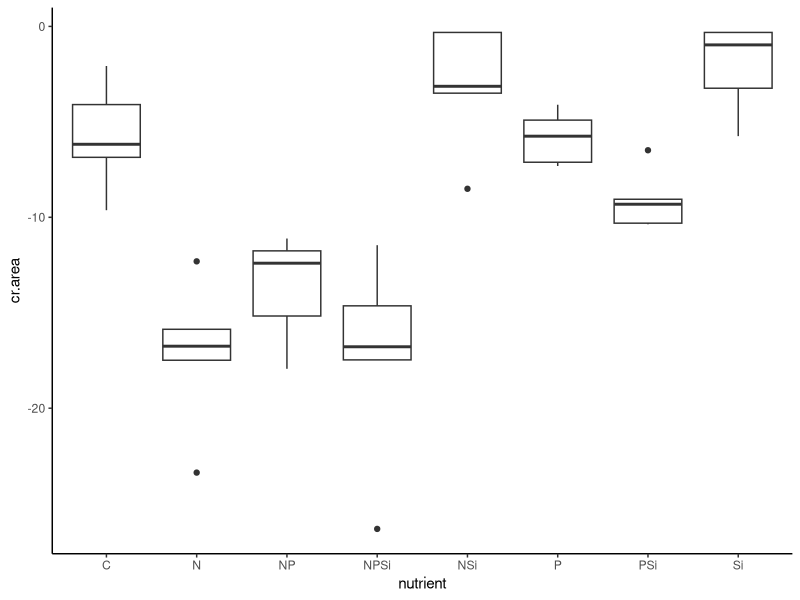
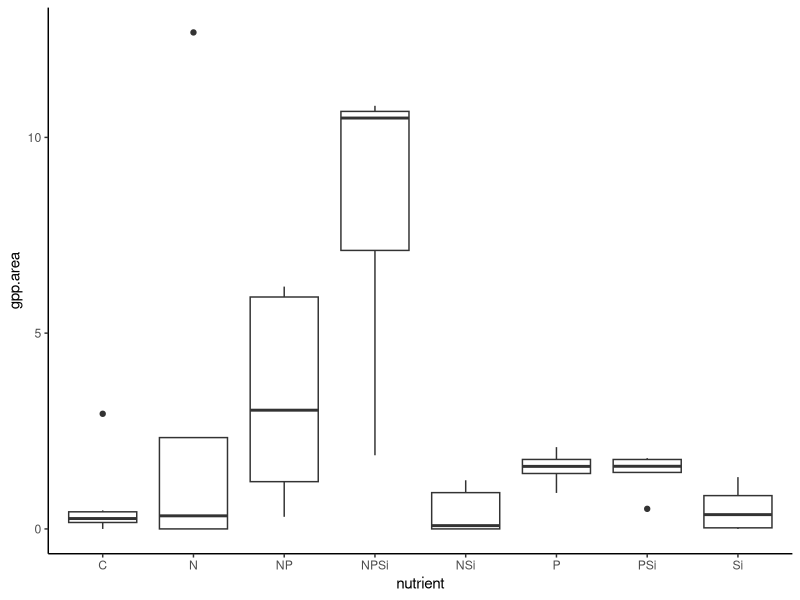
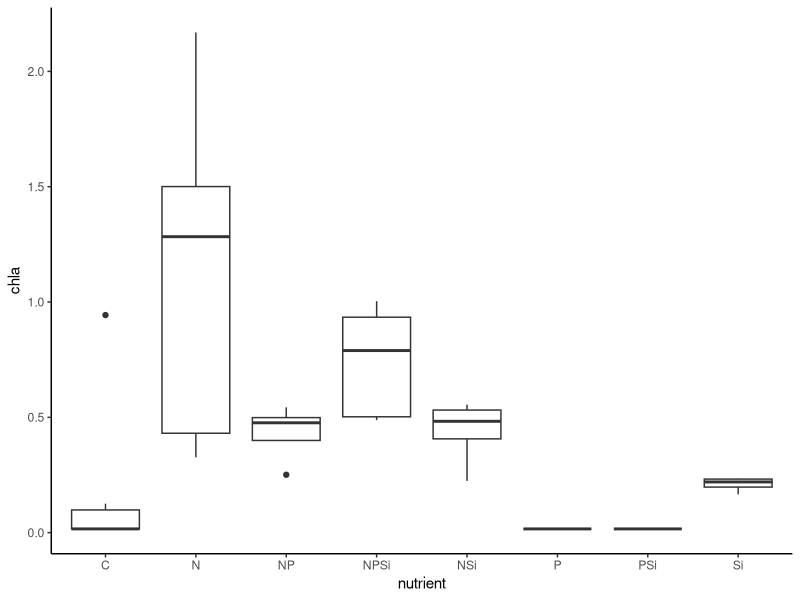
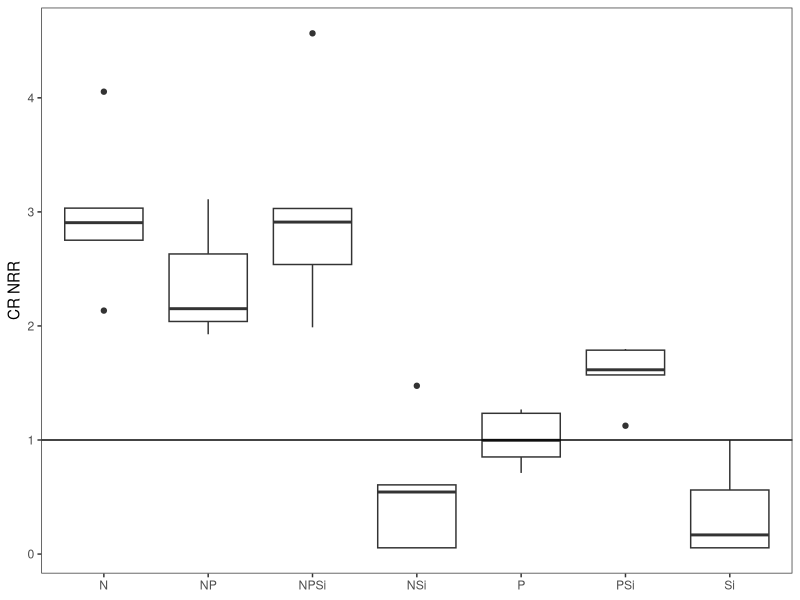
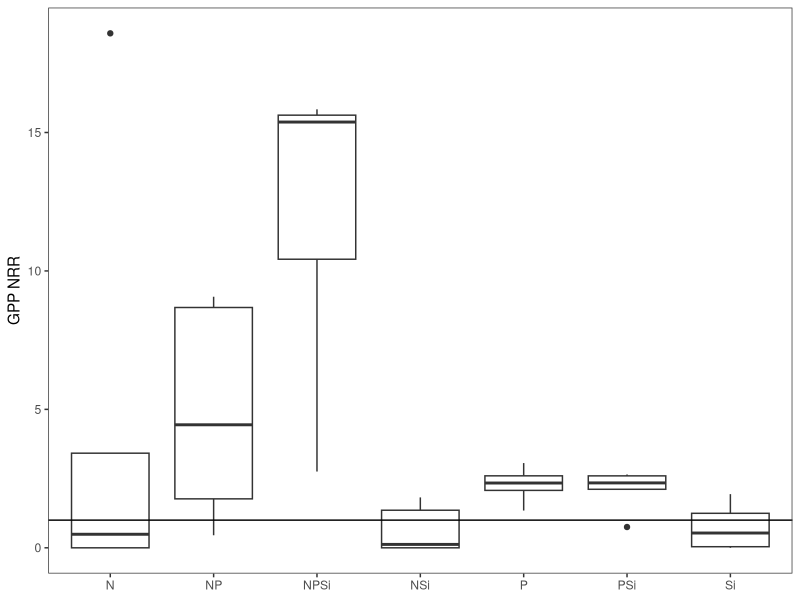
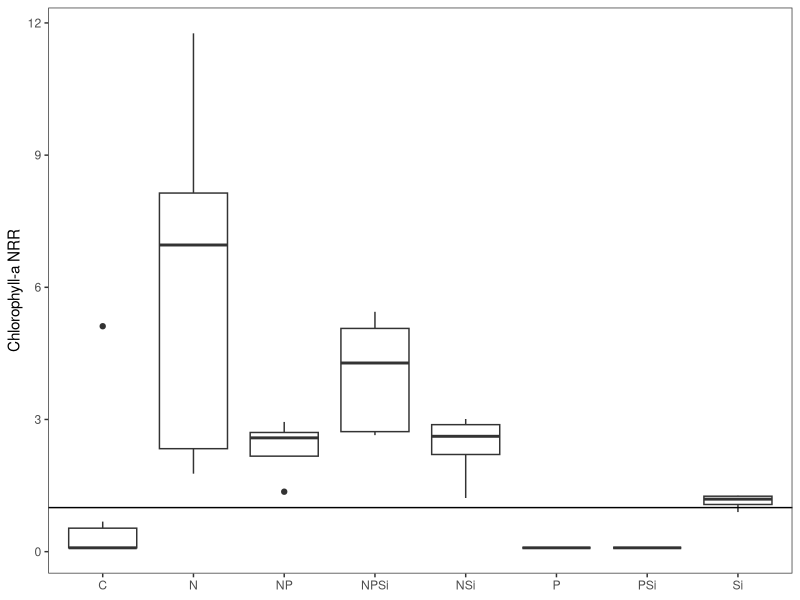
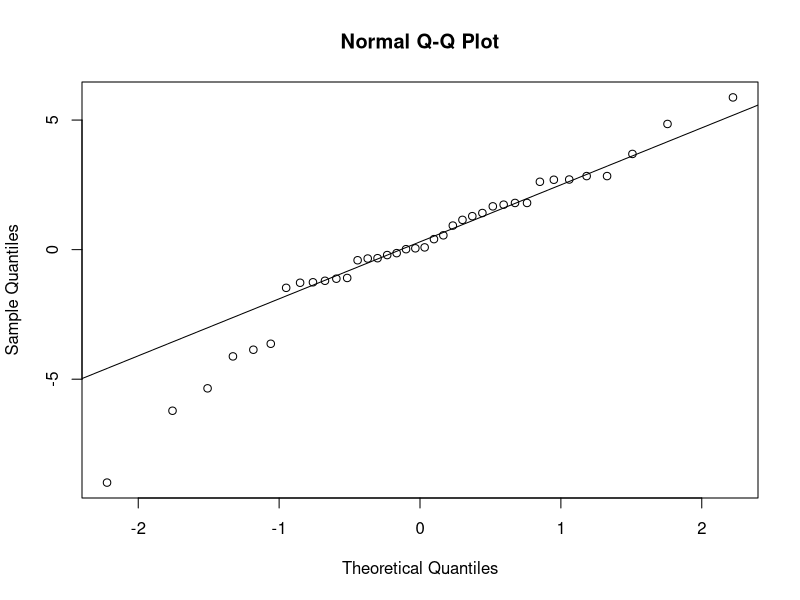
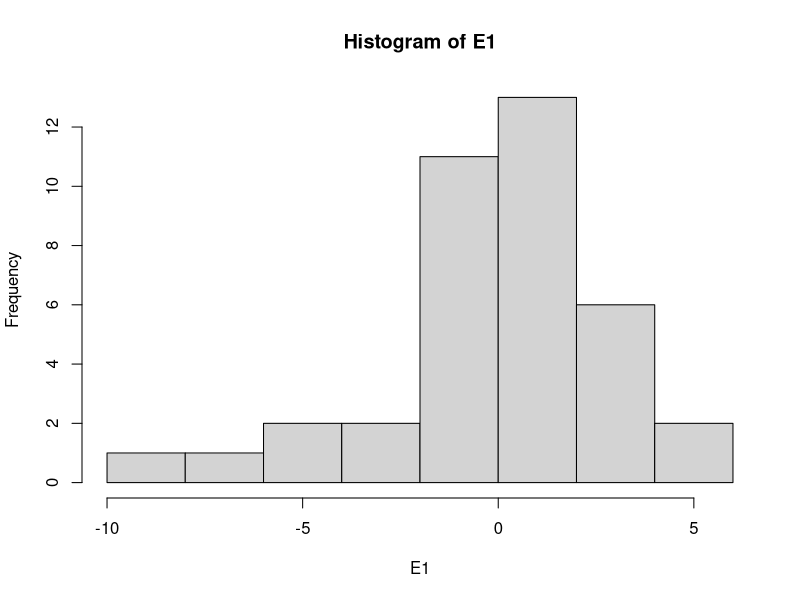

These charts were generated, in order, by the following R code: (Note: this script raises an error after producing the figures.)
#Author:  Clay Arango
#Creation date: 10-Feb-19
#Script to analyze NDS data from Summer 2018 WSB work with S. Roley and A. Alexiades

#packages
library(nlme)
library(nortest)
library(plyr)
library(dplyr)
library(multcomp)
library(MASS)
library(ggplot2)

#Load data
wenas_summer <- read.table(file="wen_summer.csv", header=T, sep=",")

#set variable
d = wenas_summer

#evaluate data to make sure factors are correct
names(d)
unique(d$nutrient) #control, N, NP, NPSi, NSi, P, PSi, Si
unique(d$N) #should be 0 and 1
unique(d$P) #should be 0 and 1
unique(d$Si) #should be 0 and 1
unique(d$top) #should be "sponge" and "glass"
#if need to change, use recode function below. 
d$top<-recode(d$top, "cellulose" ="sponge")
str(d)

#convert N and P vand Si alues (0 or 1 for absence or presence) to factors
d$N<-as.factor(d$N)
d$P<-as.factor(d$P)
d$Si<-as.factor(d$Si)
str(d)
d$chla.nrr<-NA

#subset data into gpp and cr response
d.cr = subset(d, top=="sponge", data=d)
d.gpp = subset(d, top=="glass", data=d)

#check distribution of controls and remove as needed before calculating NRR.
ggplot(d.cr, aes(x=nutrient, y=cr.area))+geom_boxplot() +theme_classic()
#ok

#calculate nrr for cr
x<-ddply(d.cr, "nutrient", summarise, ave_cr = mean(cr.area, na.rm=T)) #changed to ddply b/c allows
#to specify by column name - I had a csv file with the relevant column in a different position.
x
d.cr$cr.nrr = d.cr$cr.area/-5.765783 #divide by control ave_cr

#check distribution of controls and remove as needed before calculating NRR.
ggplot(d.gpp, aes(x=nutrient, y=gpp.area))+geom_boxplot() +theme_classic()
#one outlier. C8 has GPP = 2.94, which is > 4x as high as next-highest control. Remove?
#also, C2 has GPP of 12.68, which is 3x as high as others in N treatment, but just slightly
#higher than those in NP. Numbers were checked and correct, but concern over effect of control on NRR.
ggplot(d.gpp, aes(x=nutrient, y=chla))+geom_boxplot() +theme_classic()
#G8 has chla of 0.94, which is >7x higher than other controls. Remove?
#also, F5 has chla = 4.3, which is almost twice as high as next highest. Numbers were checked and are correct
#but are they too high to be reasonable?

#calculate nrr for gpp and chla
x<- ddply(d.gpp, "nutrient", summarise, ave_gpp = mean(gpp.area, na.rm=T), ave_chla = mean(chla, na.rm=T)) 
x
d.gpp$gpp.nrr = d.gpp$gpp.area/0.6824351 #divide by control ave_gpp
d.gpp$chla.nrr = d.gpp$chla/0.18437257 #divide by control ave_chla
x1<-ddply(subset(d.gpp, !(nds.id=="C8"|nds.id =="G8")), "nutrient", summarise, ave_gpp = mean(gpp.area, na.rm=T), ave_chla = mean(chla, na.rm=T))
x1
d.gpp$gpp.nrr_1 = d.gpp$gpp.area/0.2885690 #NRR with weird controls removed.
d.gpp$chla.nrr_1=d.gpp$chla/0.009295478

#combine files and export
d.cr$gpp.nrr_1<-NA
d.cr$chla.nrr_1<-NA
d.nrr<-rbind(d.cr, d.gpp)
d.nrr$site_date<-"wenas_summer"
write.table(d.nrr, "wenas_summer_nrr.csv", sep=",", quote=F, row.names =F)

###############
#plots of NRR
##############
ggplot(data=subset(d.cr, !(nutrient=="C")), aes(x=nutrient, y=cr.nrr))+geom_boxplot()+theme_bw()+
  ylab("CR NRR")+geom_abline(slope = 0, intercept = 1)+
  theme(axis.title.x=element_blank(), panel.grid.minor=element_blank(), panel.grid.major=element_blank())
#inhibition of most N; limitation with Si; others neutral

ggplot(data=subset(d.gpp, !(nutrient=="C")), aes(x=nutrient, y=gpp.nrr))+geom_boxplot()+theme_bw()+
  ylab("GPP NRR")+geom_abline(slope = 0, intercept = 1)+
  theme(axis.title.x=element_blank(), panel.grid.minor=element_blank(), panel.grid.major=element_blank())
#limitation of most with P; others neutral. One point on N very high (NRR > 15 on C2)

ggplot(data=subset(d.gpp, !(nutrient=="control")), aes(x=nutrient, y=chla.nrr))+geom_boxplot()+theme_bw()+
  ylab("Chlorophyll-a NRR")+geom_abline(slope = 0, intercept = 1)+
  theme(axis.title.x=element_blank(), panel.grid.minor=element_blank(), panel.grid.major=element_blank())
#limitation for most N; inhibition of P. One N value very high (> 20). This is F5 - looks like chla was so high it was diluted.
#Also check one high Control value (G8).

##########
#NRR Summary Files
#########

GPP_sum<-ddply(d.gpp, "nutrient", summarise, ave_nrr.gpp=mean(gpp.nrr, na.rm=T), sd_nrr.gpp=sd(gpp.nrr, na.rm=T), 
               se_nrr.gpp =(sd(gpp.nrr)/sqrt(sum(!is.na(gpp.nrr)))), 
               ci95_nrr.gpp = (1.96*(sd(gpp.nrr)/sqrt(sum(!is.na(gpp.nrr))))),
               ave_nrr.chla=mean(chla.nrr, na.rm=T), sd_nrr.chla=sd(chla.nrr, na.rm=T), 
               se_nrr.chla =(sd(chla.nrr)/sqrt(sum(!is.na(chla.nrr)))), 
               ci95_nrr.chla = (1.96*(sd(chla.nrr)/sqrt(sum(!is.na(chla.nrr))))))
CR_sum<-ddply(d.cr, "nutrient", summarise, ave_nrr.cr=mean(cr.nrr, na.rm=T), sd_nrr.cr=sd(cr.nrr, na.rm=T), 
              se_nrr.cr =(sd(cr.nrr)/sqrt(sum(!is.na(cr.nrr)))), 
              ci95_nrr.cr = (1.96*(sd(cr.nrr)/sqrt(sum(!is.na(cr.nrr))))))

#now combine into one and export
d.sum<-merge(GPP_sum, CR_sum, by="nutrient")
d.sum$site_date<-"reec_summer"
write.table(d.sum, "reec_summer_summ.csv",  sep=",", quote=F, row.names =F)

############################################################
#analyze RESPIRATION data
############################################################

M1<-gls(cr.area~N*P*Si, data=d.cr, na.action=na.omit)
E1<-residuals(M1)
qqnorm(E1)
qqline(E1)
ad.test(E1)
   #residuals are normally distributed, p=0.20289
hist(E1)  
plot(M1)
   
plot(filter(d.cr, !is.na(cr.area)) %>% dplyr::select(nutrient), 
     E1, xlab="nutrient", ylab="Residuals")
bartlett.test(cr.area~nutrient, data=d.cr)
   #variance test not OK, we'll probably need to mess with this one

anova(M1)
  
x <- group_by(d.cr, nutrient) %>%  # Grouping function causes subsequent functions to aggregate by season and reach
  summarize(cr.mean = abs(mean(cr.area, na.rm = TRUE)), # na.rm = TRUE to remove missing values
            cr.sd=abs(sd(cr.area, na.rm = TRUE)),  # na.rm = TRUE to remove missing values
            n = sum(!is.na(cr.area)), # of observations, excluding NAs. 
            cr.se=cr.sd/sqrt(n))

ggplot(data=x, aes(x=nutrient, y=cr.mean)) + 
  geom_bar(stat="identity", position=position_dodge(), color = "black") + 
  geom_errorbar(aes(ymin=cr.mean, ymax=cr.mean+cr.se), width=0.2, 
                position=position_dodge(0.9)) + 
  xlab("Nutrient") +
  ylab(expression(Respiration~(ug~O[2]~m^{-2}~h^{-1}))) +
  ylim(0,20) +
  labs(fill="Light") +
  theme_bw() +
  theme(panel.grid.major=element_blank(),
        panel.grid.minor=element_blank(),
        legend.title=element_text(size=6),
        legend.key=element_blank(), 
        legend.position=c(0.5,0.95), 
        legend.text=element_text(size=8), 
        legend.background=element_blank(), 
        legend.direction="horizontal", 
        legend.key.size=unit(0.3, "cm"), 
        axis.title.y=element_text(size=8), 
        axis.title.x=element_text(size=8), 
        axis.text.x=element_text(size=8))

#ggsave('output/figures/Ring_summer.tiff',
#       units="in",
#       width=3.25,
#       height=3.25,
#       dpi=1200,
#       compression="lzw")

############################################################
#analyze the PRODUCTION data
############################################################

M1<-gls(gpp.area~N*P*Si, data=d.gpp, na.action=na.omit) 
E1<-residuals(M1)
qqnorm(E1)
qqline(E1)
ad.test(E1)
   #residuals are OK

hist(E1, xlab="residuals", main="")
plot(M1)

plot(filter(d.gpp, !is.na(gpp.area)) %>% dplyr::select(nutrient), 
     E1, xlab="nutrient", ylab="Residuals")
bartlett.test(gpp.area~nutrient, data=d.gpp)
   #ok

anova(M1)
  
x <- group_by(d.gpp, nutrient) %>%  # Grouping function causes subsequent functions to aggregate by season and reach
  summarize(gpp.mean = abs(mean(gpp.area, na.rm = TRUE)), # na.rm = TRUE to remove missing values
            gpp.sd=abs(sd(gpp.area, na.rm = TRUE)),  # na.rm = TRUE to remove missing values
            n = sum(!is.na(gpp.area)), # of observations, excluding NAs. 
            gpp.se=gpp.sd/sqrt(n))

ggplot(data=x, aes(x=nutrient, y=gpp.mean)) + 
  geom_bar(stat="identity", position=position_dodge(), color = "black") + 
  geom_errorbar(aes(ymin=gpp.mean, ymax=gpp.mean+gpp.se), width=0.2, 
                position=position_dodge(0.9)) + 
  xlab("Nutrient") +
  ylab(expression(Production~(ug~O[2]~m^{-2}~h^{-1}))) +
  labs(fill="Light") +
  theme_bw() +
  theme(panel.grid.major=element_blank(),
        panel.grid.minor=element_blank(), 
        legend.title=element_text(size=6), 
        legend.key=element_blank(),  
        legend.position=c(0.5,0.95),  
        legend.text=element_text(size=8),  
        legend.background=element_blank(),  
        legend.direction="horizontal",  
        legend.key.size=unit(0.3, "cm"),  
        axis.title.y=element_text(size=8),  
        axis.title.x=element_text(size=8),  
        axis.text.x=element_text(size=8))

#ggsave('output/figures/gppByNutrient.tiff',
#       units="in",
#       width=3.25,
#       height=3.25,
#       dpi=1200,
#       compression="lzw")


#BELOW HERE IS NOT EDITED





############################################################
#analyze the CHL-A biomass on disks

M1<-gls(chla~N*P*light, data=roza_sum.chla, na.action=na.omit)
E1<-residuals(M1)
qqnorm(E1)
qqline(E1)
ad.test(E1)
  #residuals look bad (p=0.001)
hist(E1)
plot(M1)

vf1 = varIdent(form = ~ 1|N*P)
vf2 = varIdent(form = ~ 1|light)
vf3 = varIdent(form = ~ 1|N*P*light)
vf4 = varPower(form = ~ fitted(.)) 
vf5 = varExp(form = ~ fitted(.))
vf6 = varConstPower(form = ~ fitted(.))
vf7 = varExp(form = ~ fitted(.)|nutrient)

M2<-gls(chla~N*P*light, data=roza_sum.chla, na.action=na.omit, weights=vf1)
M3<-gls(chla~N*P*light, data=roza_sum.chla, na.action=na.omit, weights=vf2)
M4<-gls(chla~N*P*light, data=roza_sum.chla, na.action=na.omit, weights=vf3)
M5<-gls(chla~N*P*light, data=roza_sum.chla, na.action=na.omit, weights=vf4)
M6<-gls(chla~N*P*light, data=roza_sum.chla, na.action=na.omit, weights=vf5)
M7<-gls(chla~N*P*light, data=roza_sum.chla, na.action=na.omit, weights=vf6)
M8<-gls(chla~N*P*light, data=roza_sum.chla, na.action=na.omit, weights=vf7)

anova(M1,M2,M3,M4,M5,M6,M7,M8)

#M3 is best on AIC

E3<-residuals(M3)
qqnorm(E3)
qqline(E3)
ad.test(E3)
#residuals are not normal (p=0.001)
hist(E3, xlab="residuals", main="")
plot(M3)
  #hist and plot look good

plot(filter(roza_sum.chla, !is.na(chla)) %>% dplyr::select(light), 
     E3, xlab="light", ylab="Residuals")
bartlett.test(chla~light, data=roza_sum.chla)

plot(filter(roza_sum.chla, !is.na(chla)) %>% dplyr::select(nutrient), 
     E3, xlab="nutrient", ylab="Residuals")
bartlett.test(chla~nutrient, data=roza_sum.chla)

anova(M3)

#light is significant and N and P separately interact with light

x<-roza_sum.chla[complete.cases(roza_sum.chla$chla),]

with(x, 
     interaction.plot(nutrient,light,chla, 
                      ylim=c(0,1.5),lty=c(1,12),lwd=2,ylab="Chlorophyll a", 
                      xlab="Nutrient", trace.label="Light"))

x <- group_by(roza_sum.chla, nutrient, light) %>%  # Grouping function causes subsequent functions to aggregate by season and reach
  summarize(chla.mean = mean(chla, na.rm = TRUE), # na.rm = TRUE to remove missing values
            chla.sd=sd(chla, na.rm = TRUE),  # na.rm = TRUE to remove missing values
            n = sum(!is.na(chla)), # of observations, excluding NAs. 
            chla.se=chla.sd/sqrt(n))

ggplot(data=x, 
       aes(x=nutrient, y=chla.mean, fill=light)) + 
  geom_bar(stat="identity", position=position_dodge(), color = "black") + 
  geom_errorbar(aes(ymin=chla.mean, ymax=chla.mean+chla.se), width=0.2, 
                position=position_dodge(0.9)) + 
  scale_fill_manual(values=c("white","black")) +
  xlab("Nutrient") +
  ylab(expression(Chlorophyll~a~(ug~cm^{-2}))) +
  ylim(0,1.7) +
  labs(fill="Light") +
  theme_bw() +
  theme(panel.grid.major=element_blank(), 
        panel.grid.minor=element_blank(), 
        legend.title=element_text(size=6), 
        legend.key=element_blank(), 
        legend.position=c(0.5,0.95), 
        legend.text=element_text(size=8), 
        legend.background=element_blank(), 
        legend.direction="horizontal", 
        legend.key.size=unit(0.3, "cm"), 
        axis.title.y=element_text(size=8), 
        axis.title.x=element_text(size=8), 
        axis.text.x=element_text(size=8))

ggsave('output/figures/chlaByNutrientLight.tiff',
       units="in",
       width=3.25,
       height=3.25,
       dpi=1200,
       compression="lzw")



############################################################
############################################################
#calculate nrr mean and standard error
x1 <- group_by(roza_sum, nutrient, light) %>%  # Grouping function causes subsequent functions to aggregate by season and reach
  summarize(chla.nrr.mean = mean(chla.nrr, na.rm = TRUE), # na.rm = TRUE to remove missing values
            chla.nrr.sd=sd(chla.nrr, na.rm = TRUE),  # na.rm = TRUE to remove missing values
            chla.n = sum(!is.na(chla.nrr)), # of observations, excluding NAs. 
            chla.nrr.se=chla.nrr.sd/sqrt(chla.n))


x2 <- group_by(roza_sum, nutrient, light) %>%  # Grouping function causes subsequent functions to aggregate by season and reach
  summarize(gpp.nrr.mean = mean(gpp.nrr, na.rm = TRUE), # na.rm = TRUE to remove missing values
            gpp.nrr.sd=sd(gpp.nrr, na.rm = TRUE),  # na.rm = TRUE to remove missing values
            gpp.n = sum(!is.na(gpp.nrr)), # of observations, excluding NAs. 
            gpp.nrr.se=gpp.nrr.sd/sqrt(gpp.n))

x3 <- group_by(roza_sum, nutrient, light) %>%  # Grouping function causes subsequent functions to aggregate by season and reach
  summarize(cr.nrr.mean = mean(cr.nrr, na.rm = TRUE), # na.rm = TRUE to remove missing values
            cr.nrr.sd=sd(cr.nrr, na.rm = TRUE),  # na.rm = TRUE to remove missing values
            cr.n = sum(!is.na(cr.nrr)), # of observations, excluding NAs. 
            cr.nrr.se=cr.nrr.sd/sqrt(cr.n))

roza_sum.nrr<-cbind(x1,x2,x3)
roza_sum.nrr <- roza_sum.nrr[, !duplicated(colnames(roza_sum.nrr))]
write.csv(roza_sum.nrr, "roza_sum.nrr.csv")
